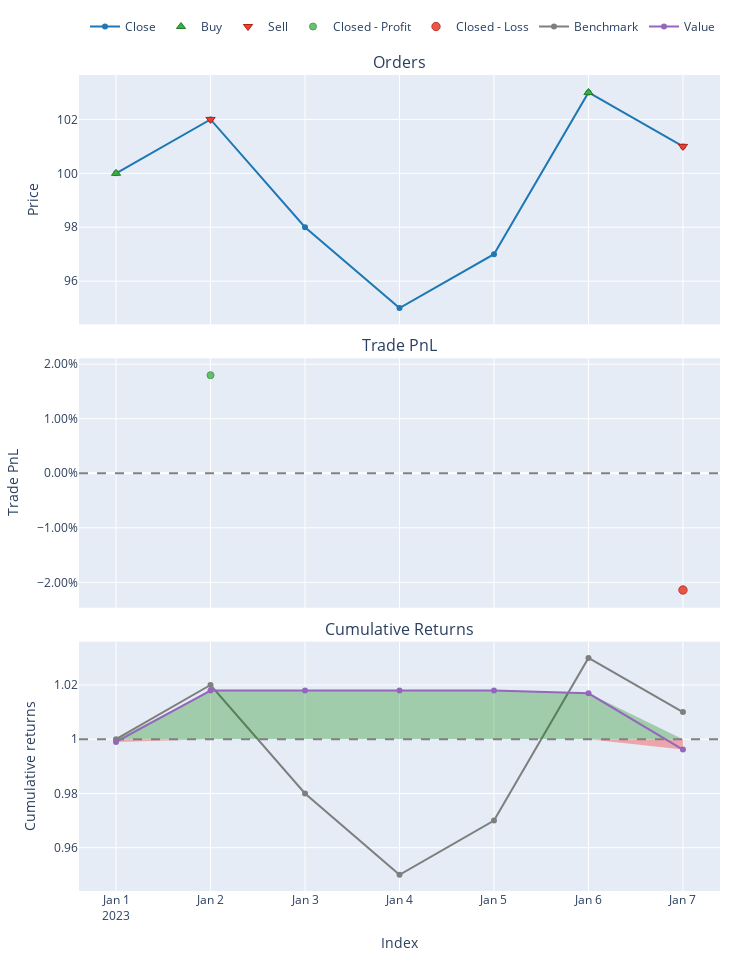

Write notebook code for a chart like this one.
### Code cell
# Plot portfolio with positions
fig = pf.plot()
fig.show()

### Figure 1 — Plotly figure (JSON) as saved in the notebook; plotly's stock layout.template omitted (floating-point values rounded to 4 significant figures)
{"data": [{"legendgroup": "0", "line": {"color": "#1f77b4"}, "name": "Close", "showlegend": true, "type": "scatter", "uid": "6667448c-cab9-47f0-b117-6e35d33020da", "x": ["2023-01-01T00:00:00", "2023-01-02T00:00:00", "2023-01-03T00:00:00", "2023-01-04T00:00:00", "2023-01-05T00:00:00", "2023-01-06T00:00:00", "2023-01-07T00:00:00"], "xaxis": "x", "y": [100, 102, 98, 95, 97, 103, 101], "yaxis": "y"}, {"customdata": [[0, 9.99, 0.999], [2, 9.873, 1.017]], "hovertemplate": "Order Id: %{customdata[0]}<br>Timestamp: %{x}<br>Price: %{y}<br>Size: %{customdata[1]:.6f}<br>Fees: %{customdata[2]:.6f}", "legendgroup": "1", "marker": {"color": "#37B13F", "line": {"color": "rgb(38,123,44)", "width": 1}, "size": 8, "symbol": "triangle-up"}, "mode": "markers", "name": "Buy", "type": "scatter", "uid": "6071925e-a410-4963-ac45-f9401645be70", "x": ["2023-01-01T00:00:00", "2023-01-06T00:00:00"], "xaxis": "x", "y": [100, 103], "yaxis": "y"}, {"customdata": [[1, 9.99, 1.019], [3, 9.873, 0.9972]], "hovertemplate": "Order Id: %{customdata[0]}<br>Timestamp: %{x}<br>Price: %{y}<br>Size: %{customdata[1]:.6f}<br>Fees: %{customdata[2]:.6f}", "legendgroup": "2", "marker": {"color": "#EA4335", "line": {"color": "rgb(181,31,18)", "width": 1}, "size": 8, "symbol": "triangle-down"}, "mode": "markers", "name": "Sell", "type": "scatter", "uid": "488519a7-40b8-45e5-80aa-1e38d9e509f8", "x": ["2023-01-02T00:00:00", "2023-01-07T00:00:00"], "xaxis": "x", "y": [102, 101], "yaxis": "y"}, {"customdata": [[0, 0, 17.96, 0.01798]], "hovertemplate": "Exit Trade Id: %{customdata[0]}<br>Position Id: %{customdata[1]}<br>Exit Timestamp: %{x}<br>PnL: %{customdata[2]:.6f}<br>Return: %{customdata[3]:.2%}", "legendgroup": "3", "marker": {"color": "#37B13F", "line": {"color": "rgb(38,123,44)", "width": 1}, "opacity": [0.7562], "size": [7], "symbol": "circle"}, "mode": "markers", "name": "Closed - Profit", "type": "scatter", "uid": "29a8a1ea-f340-4347-8e25-3d656fd026e3", "x": ["2023-01-02T00:00:00"], "xaxis": "x2", "y": [0.01798], "yaxis": "y2"}, {"customdata": [[1, 1, -21.76, -0.0214]], "hovertemplate": "Exit Trade Id: %{customdata[0]}<br>Position Id: %{customdata[1]}<br>Exit Timestamp: %{x}<br>PnL: %{customdata[2]:.6f}<br>Return: %{customdata[3]:.2%}", "legendgroup": "4", "marker": {"color": "#EA4335", "line": {"color": "rgb(181,31,18)", "width": 1}, "opacity": [0.9], "size": [8.331], "symbol": "circle"}, "mode": "markers", "name": "Closed - Loss", "type": "scatter", "uid": "c72312ad-d1b2-4636-bdda-ee70917baf47", "x": ["2023-01-07T00:00:00"], "xaxis": "x2", "y": [-0.0214], "yaxis": "y2"}, {"legendgroup": "5", "line": {"color": "#7f7f7f"}, "name": "Benchmark", "showlegend": true, "type": "scatter", "uid": "e5f7491f-cd35-4c48-bc54-018aad7adbda", "x": ["2023-01-01T00:00:00", "2023-01-02T00:00:00", "2023-01-03T00:00:00", "2023-01-04T00:00:00", "2023-01-05T00:00:00", "2023-01-06T00:00:00", "2023-01-07T00:00:00"], "xaxis": "x3", "y": [1, 1.02, 0.98, 0.95, 0.97, 1.03, 1.01], "yaxis": "y3"}, {"hoverinfo": "skip", "legendgroup": "6", "line": {"color": "rgba(0, 0, 0, 0)", "width": 0}, "opacity": 0, "showlegend": false, "type": "scatter", "uid": "70b73d32-3e59-46ee-8c6c-e2183b9e9524", "x": ["2023-01-01T00:00:00", "2023-01-02T00:00:00", "2023-01-03T00:00:00", "2023-01-04T00:00:00", "2023-01-05T00:00:00", "2023-01-06T00:00:00", "2023-01-07T00:00:00"], "xaxis": "x3", "y": [1, 1, 1, 1, 1, 1, 1], "yaxis": "y3"}, {"connectgaps": false, "fill": "tonexty", "fillcolor": "rgba(0, 128, 0, 0.3)", "hoverinfo": "skip", "legendgroup": "6", "line": {"color": "rgba(0, 0, 0, 0)", "width": 0}, "opacity": 0, "showlegend": false, "type": "scatter", "uid": "6fe6da97-8896-4b01-977d-7914b4a65027", "x": ["2023-01-01T00:00:00", "2023-01-02T00:00:00", "2023-01-03T00:00:00", "2023-01-04T00:00:00", "2023-01-05T00:00:00", "2023-01-06T00:00:00", "2023-01-07T00:00:00"], "xaxis": "x3", "y": [1, 1.018, 1.018, 1.018, 1.018, 1.017, 1], "yaxis": "y3"}, {"hoverinfo": "skip", "legendgroup": "6", "line": {"color": "rgba(0, 0, 0, 0)", "width": 0}, "opacity": 0, "showlegend": false, "type": "scatter", "uid": "19c6e249-8341-47c9-b9de-a3364261f3a8", "x": ["2023-01-01T00:00:00", "2023-01-02T00:00:00", "2023-01-03T00:00:00", "2023-01-04T00:00:00", "2023-01-05T00:00:00", "2023-01-06T00:00:00", "2023-01-07T00:00:00"], "xaxis": "x3", "y": [1, 1, 1, 1, 1, 1, 1], "yaxis": "y3"}, {"connectgaps": false, "fill": "tonexty", "fillcolor": "rgba(255, 0, 0, 0.3)", "hoverinfo": "skip", "legendgroup": "6", "line": {"color": "rgba(0, 0, 0, 0)", "width": 0}, "opacity": 0, "showlegend": false, "type": "scatter", "uid": "24dbed0b-04fc-4901-b25f-2bcd3b788e78", "x": ["2023-01-01T00:00:00", "2023-01-02T00:00:00", "2023-01-03T00:00:00", "2023-01-04T00:00:00", "2023-01-05T00:00:00", "2023-01-06T00:00:00", "2023-01-07T00:00:00"], "xaxis": "x3", "y": [0.999, 1, 1, 1, 1, 1, 0.9962], "yaxis": "y3"}, {"legendgroup": "7", "line": {"color": "#9467bd"}, "name": "Value", "showlegend": true, "type": "scatter", "uid": "a3a7d6df-af87-4e4c-bafd-1695d3cde036", "x": ["2023-01-01T00:00:00", "2023-01-02T00:00:00", "2023-01-03T00:00:00", "2023-01-04T00:00:00", "2023-01-05T00:00:00", "2023-01-06T00:00:00", "2023-01-07T00:00:00"], "xaxis": "x3", "y": [0.999, 1.018, 1.018, 1.018, 1.018, 1.017, 0.9962], "yaxis": "y3"}, {"hoverinfo": "skip", "legendgroup": "6", "line": {"color": "rgba(0, 0, 0, 0)", "width": 0}, "opacity": 0, "showlegend": false, "type": "scatter", "uid": "75d88166-5b08-4937-8d5d-8bb0b4b09b8f", "x": ["2023-01-01T00:00:00", "2023-01-02T00:00:00", "2023-01-03T00:00:00", "2023-01-04T00:00:00", "2023-01-05T00:00:00", "2023-01-06T00:00:00", "2023-01-07T00:00:00"], "xaxis": "x3", "y": [1, 1, 1, 1, 1, 1, 1], "yaxis": "y3"}], "layout": {"annotations": [{"font": {"size": 16}, "showarrow": false, "text": "Orders", "x": 0.5, "xanchor": "center", "xref": "paper", "y": 1, "yanchor": "bottom", "yref": "paper"}, {"font": {"size": 16}, "showarrow": false, "text": "Trade PnL", "x": 0.5, "xanchor": "center", "xref": "paper", "y": 0.6528, "yanchor": "bottom", "yref": "paper"}, {"font": {"size": 16}, "showarrow": false, "text": "Cumulative Returns", "x": 0.5, "xanchor": "center", "xref": "paper", "y": 0.3056, "yanchor": "bottom", "yref": "paper"}], "height": 960, "legend": {"orientation": "h", "traceorder": "normal", "x": 1, "xanchor": "right", "y": 1.042, "yanchor": "bottom"}, "margin": {"b": 30, "l": 30, "r": 30, "t": 30}, "shapes": [{"line": {"color": "gray", "dash": "dash"}, "type": "line", "x0": 0, "x1": 1, "xref": "paper", "y0": 0, "y1": 0, "yref": "y2"}, {"line": {"color": "gray", "dash": "dash"}, "type": "line", "x0": 0, "x1": 1, "xref": "paper", "y0": 1, "y1": 1, "yref": "y3"}], "showlegend": true, "width": 750, "xaxis": {"anchor": "y", "domain": [0, 1], "matches": "x3", "showticklabels": false}, "xaxis2": {"anchor": "y2", "domain": [0, 1], "matches": "x3", "showticklabels": false}, "xaxis3": {"anchor": "y3", "domain": [0, 1], "title": {"text": "Index"}}, "yaxis": {"anchor": "x", "domain": [0.6944, 1], "title": {"text": "Price"}}, "yaxis2": {"anchor": "x2", "domain": [0.3472, 0.6528], "tickformat": ".2%", "title": {"text": "Trade PnL"}}, "yaxis3": {"anchor": "x3", "domain": [0, 0.3056], "title": {"text": "Cumulative returns"}}}}
